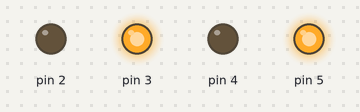
This sketch was run on a simulated Arduino Uno, built with avr-gcc and run on an emulated ATmega328P. Shown: output pins drawn as LEDs (lit = HIGH).

Above: at 2.5 s.
At 6.5 s:
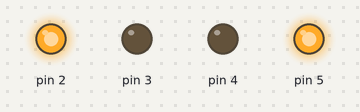
At 10.5 s:
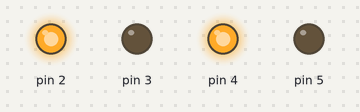
At 14.5 s:
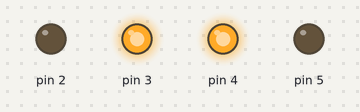
Timing chart, 0 to 20.8 s (numbered marks = the images above):
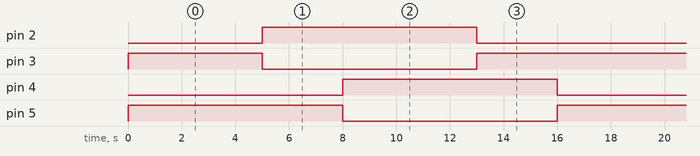

Measured:
- by itself, pin 2, pin 4, pin 5: alternates HIGH for 8.0 s and LOW for 8.0 s
- by itself, pin 3: repeats every 16.0 s: LOW 8.0 s, HIGH 8.0 s
- by itself, everything shown: repeats every 16.0 s, in 4 steps

The sketch:

_6_InsectRobot-test.ino
```cpp
void setup() {
  // put your setup code here, to run once:
  pinMode(5,OUTPUT);
  pinMode(4,OUTPUT);
  pinMode(3,OUTPUT);
  pinMode(2,OUTPUT);

}


void loop() {
  // put your main code here, to run repeatedly:
  while(1)
  {
  digitalWrite(5,HIGH);
  digitalWrite(4,LOW);
  digitalWrite(3,HIGH);
  digitalWrite(2,LOW);
  delay(5000);

  digitalWrite(5,HIGH);
  digitalWrite(4,LOW);
  digitalWrite(3,LOW);
  digitalWrite(2,HIGH);
  delay(3000);

  digitalWrite(5,LOW);
  digitalWrite(4,HIGH);
  digitalWrite(3,LOW);
  digitalWrite(2,HIGH);
  delay(5000);

  digitalWrite(5,LOW);
  digitalWrite(4,HIGH);
  digitalWrite(3,HIGH);
  digitalWrite(2,LOW);
  delay(3000);
  }
}
```
